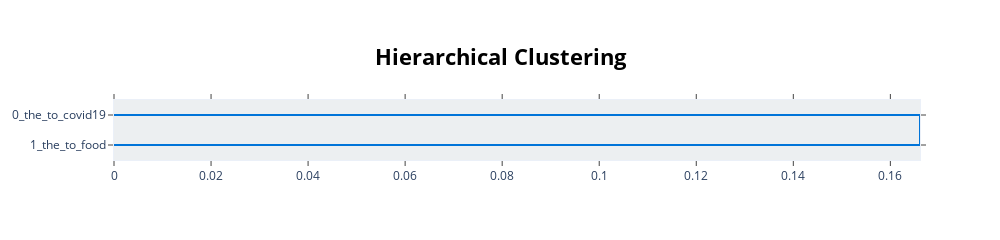

Here is the notebook cell this chart was saved with:
### Markdown cell above
# 923 - 2

### Code cell
data= pd.read_csv('Corona_NLP_test.csv')

sentence_model = SentenceTransformer('sentence-transformers/paraphrase-multilingual-MiniLM-L12-v2')
embeddings = sentence_model.encode(data.OriginalTweet, show_progress_bar=False)
embeddings = UMAP(n_neighbors=15, n_components=5, min_dist=0.0, metric='cosine', random_state=42).fit_transform(embeddings)
hdbscan_model = HDBSCAN(min_cluster_size=341, min_samples=3)

topic_model = BERTopic(hdbscan_model=hdbscan_model ,n_gram_range=(1,3), min_topic_size=341)
topics, probs = topic_model.fit_transform(data.OriginalTweet, embeddings)
hierarchical_topics = topic_model.hierarchical_topics(data.OriginalTweet)
fig = topic_model.visualize_hierarchy(hierarchical_topics=hierarchical_topics, orientation='left', color_threshold=0)
fig.show()

### Figure 1 — Plotly figure (JSON) as saved in the notebook; plotly's stock layout.template omitted (floating-point values rounded to 4 significant figures)
{"data": [{"hoverinfo": "text", "marker": {"color": "rgb(0,116,217)"}, "mode": "lines", "text": ["the_to_covid19_in_coronavirus", "", "", "the_to_food_and_of"], "type": "scatter", "x": [0, 0.1661, 0.1661, 0], "xaxis": "x", "y": [-5, -5, -15, -15], "yaxis": "y"}, {"hoverinfo": "text", "hovertext": [], "marker": {"color": "black"}, "mode": "markers", "showlegend": false, "type": "scatter", "x": [], "y": []}, {"hoverinfo": "text", "hovertext": [], "marker": {"color": "black"}, "mode": "markers", "showlegend": false, "type": "scatter", "x": [], "y": []}], "layout": {"autosize": false, "height": 230, "hoverlabel": {"bgcolor": "white", "font": {"family": "Rockwell", "size": 16}}, "hovermode": "closest", "plot_bgcolor": "#ECEFF1", "showlegend": false, "title": {"font": {"color": "Black", "size": 22}, "text": "<b>Hierarchical Clustering</b>", "x": 0.5, "xanchor": "center", "yanchor": "top"}, "width": 1000, "xaxis": {"mirror": "allticks", "rangemode": "tozero", "showgrid": false, "showline": true, "showticklabels": true, "ticks": "outside", "type": "linear", "zeroline": false}, "yaxis": {"mirror": "allticks", "range": [-20, 0], "rangemode": "tozero", "showgrid": false, "showline": true, "showticklabels": true, "tickmode": "array", "ticks": "outside", "ticktext": ["0_the_to_covid19", "1_the_to_food"], "tickvals": [-5, -15], "type": "linear", "zeroline": false}}}
